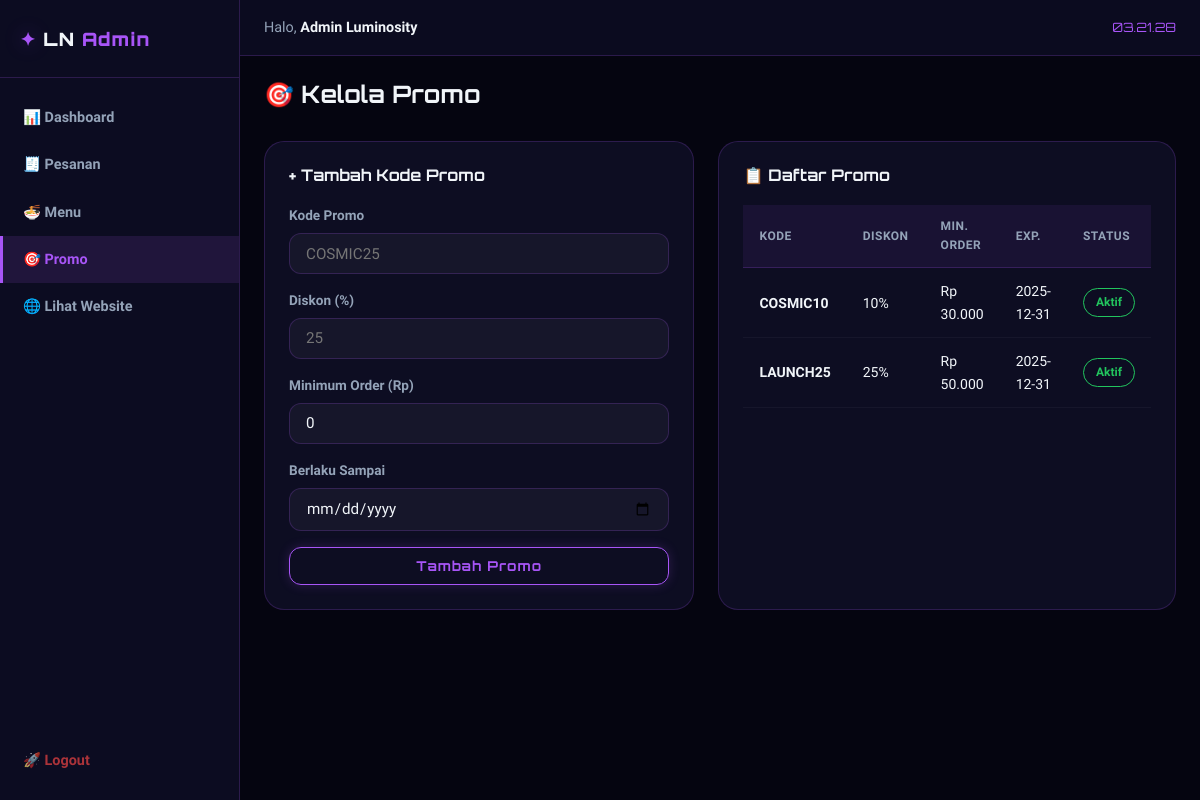
The app's page /public/admin/promo (signed in) with its own data.
### tables this page shows
CREATE TABLE promos (
    id INT AUTO_INCREMENT PRIMARY KEY,
    code VARCHAR(50) UNIQUE NOT NULL,
    discount_percent INT NOT NULL,
    min_order DECIMAL(10,2) DEFAULT 0,
    expires_at DATE,
    is_active TINYINT(1) DEFAULT 1
);

### app/controllers/AdminController.php (called while the page is built, shortened)
<?php
class AdminController {
    public function promoList(): void {
        $db = Database::getInstance();
        $promos = $db->fetchAll("SELECT * FROM promos ORDER BY id DESC");
        require ROOT_PATH . '/app/views/admin/promo.php';
    }
}

### routes/web.php (called while the page is built, shortened)
<?php
require_once ROOT_PATH . '/app/controllers/AdminController.php';
$url = $_GET['url'] ?? '';
$url = trim($url, '/');
$segments = explode('/', $url);
$controller = $segments[0] ?? '';
$action = $segments[1] ?? 'index';
$param = $segments[2] ?? null;
$method = $_SERVER['REQUEST_METHOD'];
$auth  = new AuthController();
$menu  = new MenuController();
$cart  = new CartController();
$order = new OrderController();
$admin = new AdminController();
match($controller) {
    ''          => $menu->home(),
    'login'     => ($method === 'POST' ? $auth->login() : $auth->showLogin()),
    'register'  => ($method === 'POST' ? $auth->register() : $auth->showRegister()),
    'logout'    => $auth->logout(),
    'menu'      => $menu->index(),
    'cart'      => $cart->index(),
    'checkout'  => $order->checkout(),
    'orders'    => match($action) {
        'index'  => $order->index(),
        'detail' => $order->detail($param),
        default  => $order->index(),
    },
    'admin'     => match($action) {
        'index'     => $admin->dashboard(),
        'menu'      => ($method === 'POST' ? $admin->saveMenu() : $admin->menuList()),
        'menu-add'  => $admin->menuForm(),
        'menu-edit' => $admin->menuForm($param),
        'menu-delete' => $admin->deleteMenu($param),
        'orders'    => $admin->orders(),
        'promo'     => ($method === 'POST' ? $admin->savePromo() : $admin->promoList()),
        default     => $admin->dashboard(),
    },
    default     => $menu->notFound(),
};

### public/index.php (called while the page is built, shortened)
<?php
require_once ROOT_PATH . '/config/app.php';
require_once ROOT_PATH . '/config/database.php';
require_once ROOT_PATH . '/routes/web.php';

### config/app.php (called while the page is built, shortened)
<?php
function base_url(string $path = ''): string {
    return APP_URL . '/' . ltrim($path, '/');
}
function sanitize(string $data): string {
    return htmlspecialchars(trim($data), ENT_QUOTES, 'UTF-8');
}
function formatPrice(float $price): string {
    return 'Rp ' . number_format($price, 0, ',', '.');
}

### config/database.php (called while the page is built, shortened)
<?php
class Database {
    private static $instance = null;
    private $conn;
    private function __construct() {
        $this->conn = new mysqli(DB_HOST, DB_USER, DB_PASS, DB_NAME);
        $this->conn->set_charset(DB_CHARSET);
    }
    public static function getInstance(): Database {
        if (self::$instance === null) {
            self::$instance = new Database();
        }
        return self::$instance;
    }
    public function query(string $sql, string $types = '', array $params = []): mysqli_stmt|false {
        $stmt = $this->conn->prepare($sql);
        $stmt->execute();
        return $stmt;
    }
    public function fetchAll(string $sql, string $types = '', array $params = []): array {
        $stmt = $this->query($sql, $types, $params);
        return $stmt->get_result()->fetch_all(MYSQLI_ASSOC);
    }
}

### app/views/admin/promo.php (the view, shortened to what this page needs)
<?php $pageTitle = 'Kelola Promo'; $activePage = 'promo'; require ROOT_PATH . '/app/views/layouts/admin_header.php'; ?>
<h2 class="admin-page-title">🎯 Kelola Promo</h2>
<div class="admin-grid-2 mt-2">
  <div class="admin-card">
    <h3>+ Tambah Kode Promo</h3>
    <form method="POST" action="<?= base_url('admin/promo') ?>" class="admin-form">
      <div class="form-group">
        <label>Kode Promo</label>
        <input type="text" name="code" required placeholder="COSMIC25" style="text-transform:uppercase">
      </div>
      <div class="form-group">
        <label>Diskon (%)</label>
        <input type="number" name="discount_percent" required min="1" max="100" placeholder="25">
      </div>
      <div class="form-group">
        <label>Minimum Order (Rp)</label>
        <input type="number" name="min_order" value="0" min="0" step="1000">
      </div>
      <div class="form-group">
        <label>Berlaku Sampai</label>
        <input type="date" name="expires_at">
      </div>
      <button type="submit" class="btn-neon btn-block">Tambah Promo</button>
    </form>
  </div>
  <div class="admin-card">
    <h3>📋 Daftar Promo</h3>
    <div class="admin-table-wrap">
      <table class="admin-table">
        <thead><tr><th>Kode</th><th>Diskon</th><th>Min. Order</th><th>Exp.</th><th>Status</th></tr></thead>
        <tbody>
          <?php foreach ($promos as $p): ?>
            <tr>
              <td><strong><?= sanitize($p['code']) ?></strong></td>
              <td><?= $p['discount_percent'] ?>%</td>
              <td><?= formatPrice($p['min_order']) ?></td>
              <td><?= $p['expires_at'] ?? '∞' ?></td>
              <td>
                <span class="status-badge" style="color:<?= $p['is_active']?'#22c55e':'#ef4444' ?>;border-color:<?= $p['is_active']?'#22c55e':'#ef4444' ?>">
                  <?= $p['is_active'] ? 'Aktif' : 'Nonaktif' ?>
                </span>
              </td>
            </tr>
          <?php endforeach; ?>
        </tbody>
      </table>
    </div>
  </div>
</div>
<?php require ROOT_PATH . '/app/views/layouts/admin_footer.php'; ?>

### public/css/app.css (style rules this page uses)
:root { --bg-base: #060610; --bg-card: #0d0d22; --bg-card2: #11112e; --border: rgba(168, 85, 247, 0.2); --border-hover: rgba(168, 85, 247, 0.6); --accent-purple: #a855f7; --accent-blue: #3b82f6; --accent-pink: #ec4899; --accent-green: #22c55e; --accent-amber: #f59e0b; --text-primary: #f1f5f9; --text-muted: #94a3b8; --text-dim: #475569; --glow-purple: 0 0 20px rgba(168,85,247,0.4), 0 0 40px rgba(168,85,247,0.15); --glow-blue: 0 0 20px rgba(59,130,246,0.4), 0 0 40px rgba(59,130,246,0.15); --glow-pink: 0 0 20px rgba(236,72,153,0.4); --font-display: 'Orbitron', monospace; --font-body: 'Rajdhani', sans-serif; --radius: 12px; --radius-lg: 20px; --transition: 0.25s cubic-bezier(0.4, 0, 0.2, 1); }
*, *::before, *::after { box-sizing: border-box; margin: 0; padding: 0; }
html { scroll-behavior: smooth; }
body { font-family: var(--font-body); background: var(--bg-base); color: var(--text-primary); font-size: 1rem; line-height: 1.6; min-height: 100vh; overflow-x: hidden; }
h1, h2, h3, h4 { font-family: var(--font-display); font-weight: 700; line-height: 1.2; }
.mt-2 { margin-top: 2rem; }
.btn-neon { display: inline-block; background: transparent; color: var(--accent-purple); border: 1.5px solid var(--accent-purple); padding: .6rem 1.5rem; border-radius: var(--radius); font-family: var(--font-display); font-weight: 700; font-size: .85rem; letter-spacing: 1px; cursor: pointer; transition: all var(--transition); box-shadow: 0 0 12px rgba(168,85,247,0.2); }
.btn-block { width: 100%; display: block; text-align: center; }
.form-group { display: flex; flex-direction: column; gap: .4rem; }
.form-group label { font-size: .85rem; font-weight: 600; color: var(--text-muted); }
.form-group input, .form-group select, .form-group textarea { background: rgba(255,255,255,0.04); border: 1px solid var(--border); border-radius: var(--radius); padding: .65rem 1rem; color: var(--text-primary); font-family: var(--font-body); font-size: .95rem; transition: border-color var(--transition), box-shadow var(--transition); width: 100%; }
.status-badge { display: inline-block; border: 1px solid; padding: .25rem .75rem; border-radius: 999px; font-size: .75rem; font-weight: 700; white-space: nowrap; }

### public/css/admin.css (style rules this page uses)
.admin-body { background: #050510; }
.admin-card { background: var(--bg-card); border: 1px solid var(--border); border-radius: var(--radius-lg); padding: 1.5rem; }
.admin-card h3 { font-size: 1rem; margin-bottom: 1.25rem; }
.admin-grid-2 { display: grid; grid-template-columns: 1fr 1fr; gap: 1.5rem; }
.admin-table-wrap { overflow-x: auto; }
.admin-table { width: 100%; border-collapse: collapse; font-size: .875rem; }
.admin-table th { text-align: left; padding: .75rem 1rem; background: rgba(168,85,247,0.08); color: var(--text-muted); font-size: .75rem; font-weight: 700; text-transform: uppercase; letter-spacing: .5px; border-bottom: 1px solid var(--border); }
.admin-table td { padding: .75rem 1rem; border-bottom: 1px solid rgba(255,255,255,0.04); vertical-align: middle; }
.admin-form { display: flex; flex-direction: column; gap: 1rem; }
.admin-page-title { font-size: 1.5rem; margin-bottom: 0; }

### records on screen
promos: code "COSMIC10", discount_percent "10", min_order "Rp 30.000", expires_at "2025-12-31", is_active "Aktif"
promos: code "LAUNCH25", discount_percent "25", min_order "Rp 50.000", expires_at "2025-12-31", is_active "Aktif"

### other values on screen
$_SESSION['user_name'] "Admin Luminosity"
